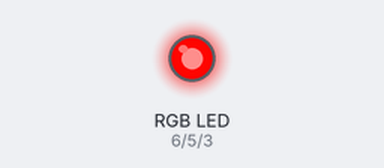
Bench run of a sketch on a simulated Arduino Uno, built with avr-gcc and run on an emulated ATmega328P. On the bench: an RGB LED mixed from three pins (HIGH = lit). Dim RGB values are drawn brighter than linear.

Above: at 0.05 s.
At 0.95 s:
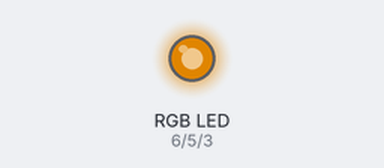
At 1.8 s:
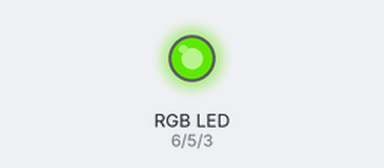
At 3.6 s:
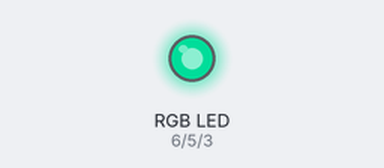
At 5.35 s:
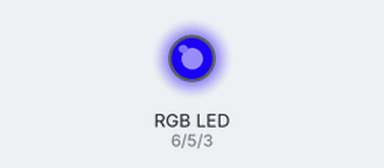
At 7.15 s:
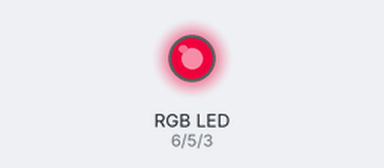
Timing chart, 0 to 10.0 s (numbered marks = the images above):
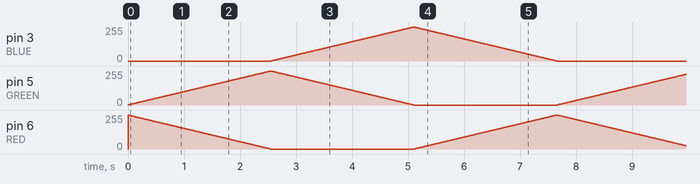

The sketch:

RGB_LED.ino
```cpp
/*
 *      Description: Leçon 4 RGB LED
 *      Created: 08-03-20 | Revision: --
 *      Compilater: Arduino IDE.
 *      Compilation:
 *      Execution:
 *      Author:  Samuel Jacquet
 */

//www.elegoo.com
//2016.12.8

// Define Pins
#define BLUE 3
#define GREEN 5
#define RED 6
#define delayTime 10 // fading time between colors

void setup()
{
    pinMode(RED, OUTPUT);
    pinMode(GREEN, OUTPUT);
    pinMode(BLUE, OUTPUT);
    digitalWrite(RED, HIGH);
    digitalWrite(GREEN, LOW);
    digitalWrite(BLUE, LOW);
}

// main loop
void loop()
{
    // define variables
    int redValue = 255; // choose a value between 1 and 255 to change the color.
    int greenValue = 0;
    int blueValue = 0;

    // this is unnecessary as we've either turned on RED in SETUP
    // or in the previous loop ... regardless, this turns RED off
    // analogWrite(RED, 0);
    // delay(1000);
    for(int i = 0; i < 255; i += 1) // fades out red bring green full when i=255
    {
        redValue -= 1;
        greenValue += 1;
        // The following was reversed, counting in the wrong directions
        // analogWrite(RED, 255 - redValue);
        // analogWrite(GREEN, 255 - greenValue);
        analogWrite(RED, redValue);
        analogWrite(GREEN, greenValue);
        delay(delayTime);
    }
    redValue = 0;
    greenValue = 255;
    blueValue = 0;
    for(int i = 0; i < 255; i += 1) // fades out green bring blue full when i=255
    {
        greenValue -= 1;
        blueValue += 1;
        // The following was reversed, counting in the wrong directions
        // analogWrite(GREEN, 255 - greenValue);
        // analogWrite(BLUE, 255 - blueValue);
        analogWrite(GREEN, greenValue);
        analogWrite(BLUE, blueValue);
        delay(delayTime);
    }
    redValue = 0;
    greenValue = 0;
    blueValue = 255;
    for(int i = 0; i < 255; i += 1) // fades out blue bring red full when i=255
    {
        // The following code has been rearranged to match the other two similar sections
        blueValue -= 1;
        redValue += 1;
        // The following was reversed, counting in the wrong directions
        // analogWrite(BLUE, 255 - blueValue);
        // analogWrite(RED, 255 - redValue);
        analogWrite(BLUE, blueValue);
        analogWrite(RED, redValue);
        delay(delayTime);
    }
}
```
